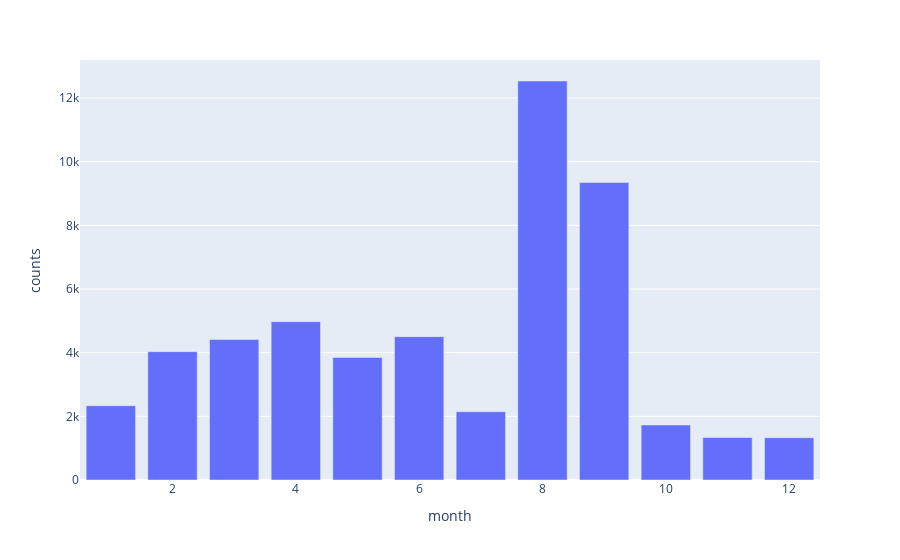

This figure's notebook cell:
### Code cell
px.bar(month_counts,x="month", y="counts")

### Figure 1 — Plotly figure (JSON) as saved in the notebook; plotly's stock layout.template omitted (floating-point values rounded to 4 significant figures)
{"data": [{"alignmentgroup": "True", "hovertemplate": "month=%{x}<br>counts=%{y}<extra></extra>", "legendgroup": "", "marker": {"color": "#636efa", "pattern": {"shape": ""}}, "name": "", "offsetgroup": "", "orientation": "v", "showlegend": false, "textposition": "auto", "type": "bar", "x": [8, 9, 4, 6, 3, 2, 5, 1, 7, 10, 11, 12], "xaxis": "x", "y": [12535, 9347, 4973, 4503, 4414, 4033, 3849, 2332, 2144, 1726, 1335, 1327], "yaxis": "y"}], "layout": {"barmode": "relative", "legend": {"tracegroupgap": 0}, "margin": {"t": 60}, "xaxis": {"anchor": "y", "domain": [0, 1], "title": {"text": "month"}}, "yaxis": {"anchor": "x", "domain": [0, 1], "title": {"text": "counts"}}}}
